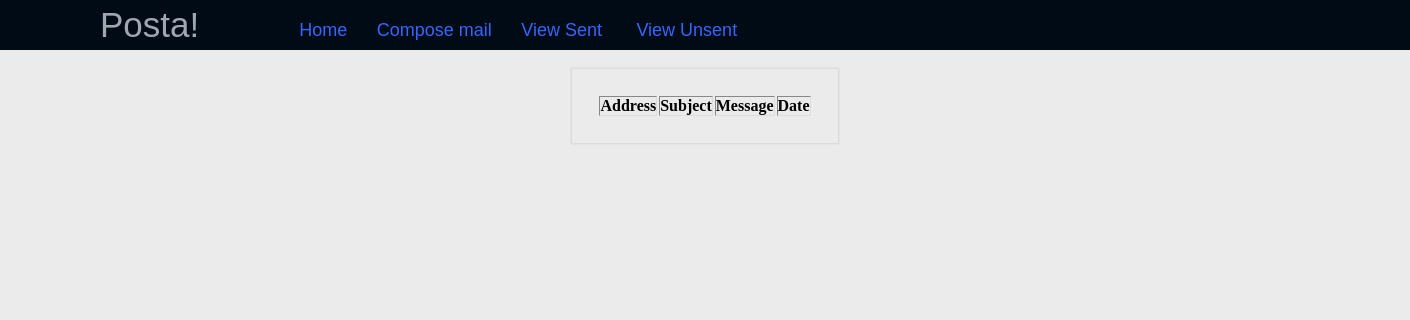
The app's page /unsent.php, older data.
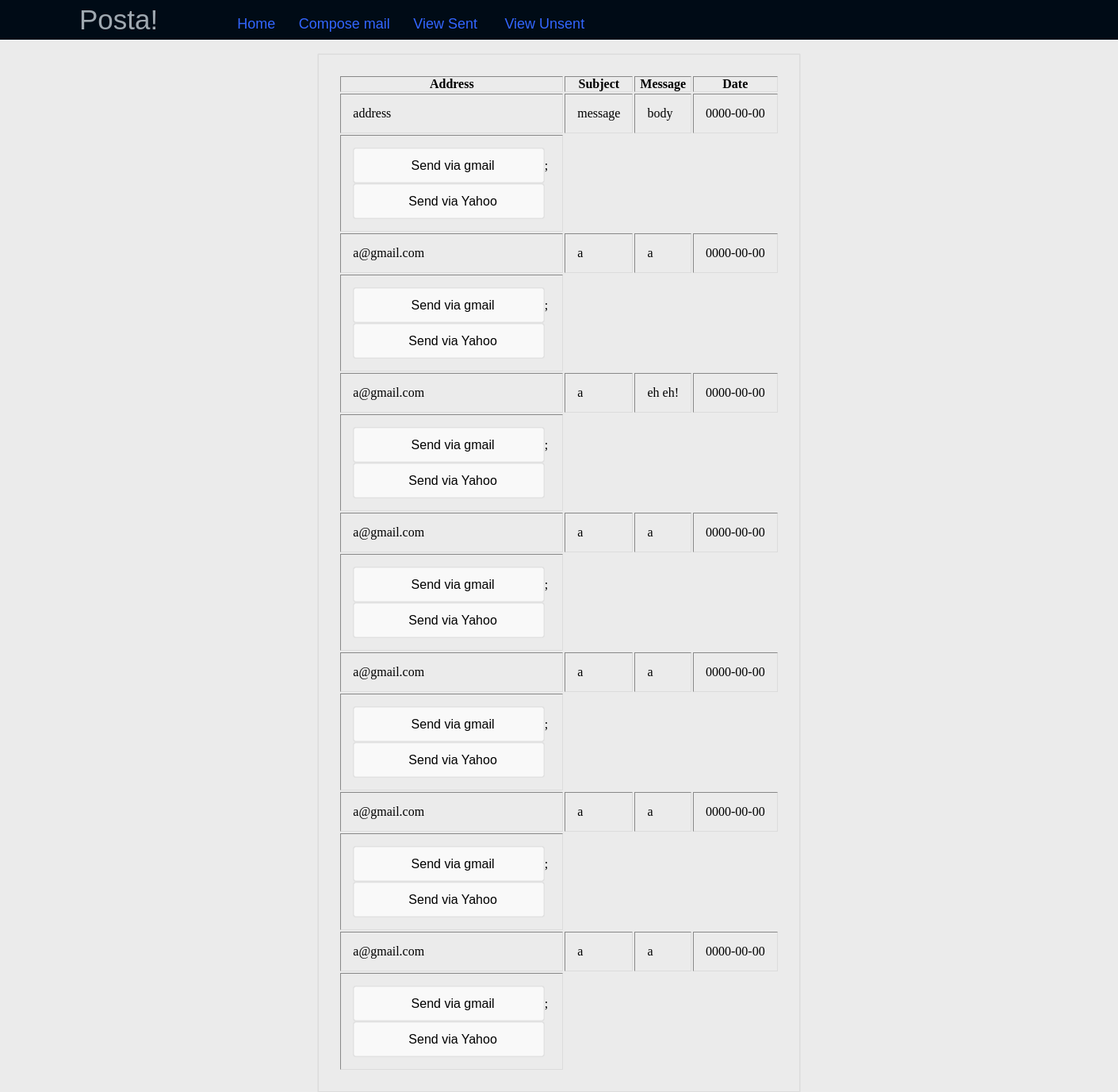
The same page, newer data.
### tables this page shows
CREATE TABLE IF NOT EXISTS `mail` (
  `id` int(11) NOT NULL AUTO_INCREMENT,
  `address` varchar(250) NOT NULL,
  `subject` varchar(50) NOT NULL,
  `message` varchar(500) NOT NULL,
  `status` binary(1) NOT NULL DEFAULT '0',
  `date` date NOT NULL,
  PRIMARY KEY (`id`)
);

### unsent.php (the view, shortened to what this page needs)
<html>
<head>
	<link rel="stylesheet" type="text/css" href="style.css" />
</head>
<body>
<div id="header">
 <div id="left">
    <label>Posta!</label>
    </div>
	<div id="center">
	<a href="home.php">Home&nbsp;&nbsp;&nbsp;&nbsp;&nbsp;</a>
	<a href="compose.php">Compose mail&nbsp;&nbsp;&nbsp;&nbsp;&nbsp;</a>
	<a href="sent.php">View Sent&nbsp;&nbsp;&nbsp;&nbsp;&nbsp;&nbsp;</a>
	<a href="unsent.php">View Unsent</a>
	</div>
</div>
</body>
</html>
<?php
$result = mysql_query("SELECT * FROM mail WHERE status IN (0)");
echo "<center>";
echo "<table border='1'>
<br/>
 <tr>
 <th>Address</th>
 <th>Subject</th>
 <th>Message</th>
 <th>Date</th>
 </tr>";
while($row = mysql_fetch_array($result))
   {
   echo "<tr>";
   echo "<td>" . $row['address'] . "</td>";
  echo "<td>" . $row['subject'] . "</td>";
   echo "<td>" . $row['message'] . "</td>";
   echo "<td>" . $row['date'] . "</td>";
   echo "</tr>";
echo <<<"buttons"
  <td>
     <input class="button_normal" type="button" value="Send via gmail" onclick="window.open('https://accounts.google.com/ServiceLogin?service=mail&passive=true&rm=false&continue=https://mail.google.com/mail/&ss=1&scc=1&ltmpl=default&ltmplcache=2&emr=1&osid=1')"/>;
     <input class="button_normal" type="button" value="Send via Yahoo" onclick="window.open('https://www.yahoo.co.uk')"/>
  </td>
buttons;
   }
 echo "</table>";
 ?>

### style.css (style rules this page uses)
body { background-color: #EBEBEB; }
* { margin:0; padding:0; }
table { border:solid #dcdcdc 1px; padding:25px; box-shadow: 0px 0px 1px rgba(0,0,0,0.2); }
table tr,td { padding:15px; //border:solid #e1e1e1 1px; }
table tr td input { width:97%; height:45px; border:solid #e1e1e1 1px; border-radius:3px; padding-left:10px; font-family:Verdana, Geneva, sans-serif; font-size:16px; background:#f9f9f9; transition-duration:0.5s; box-shadow: inset 0px 0px 1px rgba(0,0,0,0.4); }
#header { width:100%; height:50px; background:rgba(00,11,22,33); color:#9fa8b0; font-family:Verdana, Geneva, sans-serif; }
#header #left { float:left; position:relative; }
#header #left label { position:relative; top:5px; left:100px; font-size:35px; }
#header #center { float: center; position: relative; top:20px; left:200px; }
#header #center a { text-decoration: none; font-size: 18px; color: #3366FF; }

Row changes from the older to the newer data that the page shows:
added mail: address "address", subject "message", message "body", date "0000-00-00"
added mail: address "a@gmail.com", subject "a", message "a", date "0000-00-00"
added mail: address "a@gmail.com", subject "a", message "eh eh!", date "0000-00-00"
added mail: address "a@gmail.com", subject "a", message "a", date "0000-00-00"
added mail: address "a@gmail.com", subject "a", message "a", date "0000-00-00"
added mail: address "a@gmail.com", subject "a", message "a", date "0000-00-00"
added mail: address "a@gmail.com", subject "a", message "a", date "0000-00-00"
